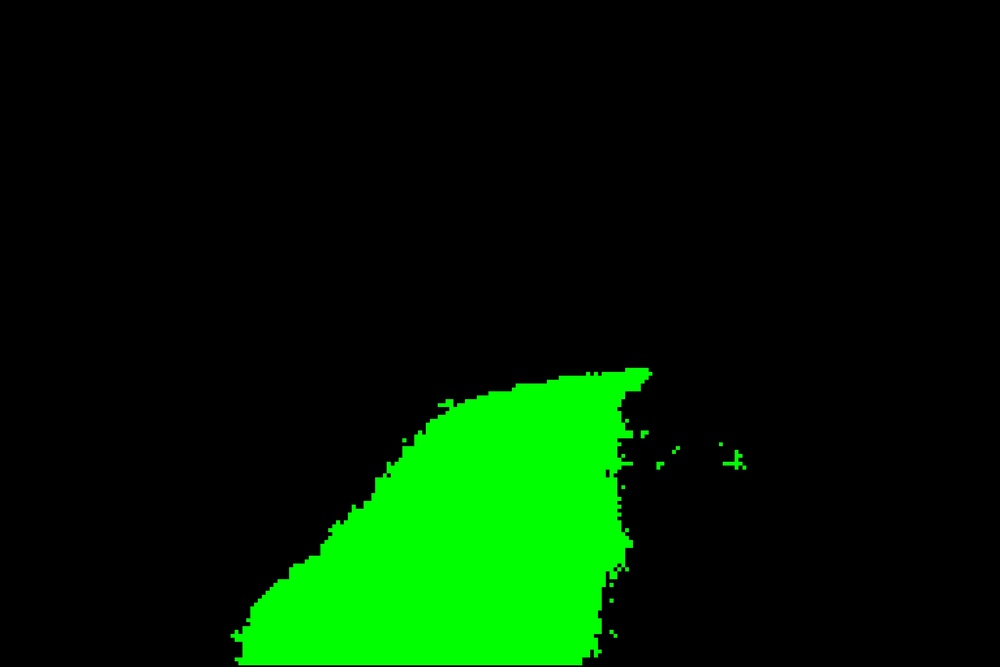
#> input picture Documents/Jelco/waypoint-generation/0_input/road_segmented_mask.jpg, 1000 x 667 px, shrunk from 2940 x 1960 before the run, found by its file name
$ python new_cl_extractor_backup.py
#> lines starting #> are read from the running program, lines starting #| are printed output that depends on the picture; after the words box and inside, x2 and y2 are one past the last pixel; in counts of white or black regions, pixels touching at a corner belong together
# Revert imports for the new approach
import cv2
import numpy as np
import pandas as pd
import matplotlib.pyplot as plt
from scipy.interpolate import CubicSpline
from skimage.morphology import remove_small_objects
from sklearn.linear_model import RANSACRegressor, LinearRegression
from sklearn.preprocessing import PolynomialFeatures
import os

# --- CONFIGURATION ---
INPUT_MASK_PATH = '0_input/road_segmented_mask.jpg'
OUTPUT_DIR = 'centerline_output'

# --- HELPER FUNCTIONS ---

def save_image_and_plot(data, filename, title, is_distance_map=False):
    """Saves a 2D array/image and a Matplotlib plot of the result."""
    full_path = os.path.join(OUTPUT_DIR, filename)

    data_to_save = data
    if is_distance_map and data.max() > 0:
        data_to_save = (data / data.max() * 255).astype(np.uint8)

    plt.figure(figsize=(10, 8))
    if data_to_save.ndim == 3:
        plt.imshow(cv2.cvtColor(data_to_save, cv2.COLOR_BGR2RGB))
    elif data_to_save.ndim == 2:
        plt.imshow(data_to_save, cmap='magma' if is_distance_map else 'gray')

    plt.title(title)
    plt.axis('off')
    plt.savefig(full_path.replace('.png', '.pdf'))
    plt.close()

    cv2.imwrite(full_path, data_to_save)
    print(f"Saved: {full_path}")


# 1. Pre-processing: Mask Refinement (Ultra-Aggressive Filtering)
def refine_mask(mask_image):
    """Applies morphological closing and aggressively removes small objects."""
    # Morphological closing to fill small gaps
    kernel = np.ones((7, 7), np.uint8)
    closed_mask = cv2.morphologyEx(mask_image, cv2.MORPH_CLOSE, kernel)

    boolean_mask = closed_mask > 0

    # FIX: Increased min_size to 10000. This should ensure only the main road component remains.
    cleaned_mask = remove_small_objects(boolean_mask, min_size=10000)

    refined_mask_img = (cleaned_mask * 255).astype(np.uint8)
    return refined_mask_img

# 2. Contour-based Extraction: Midpoint Averaging
def extract_centerline_midpoint(refined_mask):
    """Finds left/right boundaries and calculates centerlines as the midpoint average."""

    # Find the main contour (only external contours)
    contours, _ = cv2.findContours(refined_mask, cv2.RETR_EXTERNAL, cv2.CHAIN_APPROX_NONE)
    if not contours:
        print("Midpoint Extraction: No main contour found.")
        return None, np.zeros_like(refined_mask, dtype=np.uint8)

    # Assume the largest contour is the road
    main_contour = max(contours, key=cv2.contourArea)

    # Convert contour points to (X, Y) list
    points = main_contour.squeeze()
    if points.ndim != 2 or points.shape[0] < 2:
        print("Midpoint Extraction: Contour has too few points.")
        return None, np.zeros_like(refined_mask, dtype=np.uint8)

    # Prepare array to hold the boundary X coordinates for each Y row
    # We use the full height of the image
    height = refined_mask.shape[0]
    min_x_at_y = np.full(height, refined_mask.shape[1]) # Initialize to max width
    max_x_at_y = np.full(height, -1)                  # Initialize to -1

    # Map all contour points to their Y row, tracking the min/max X (left/right)
    for X, Y in points:
        min_x_at_y[Y] = min(min_x_at_y[Y], X)
        max_x_at_y[Y] = max(max_x_at_y[Y], X)

    # Find rows that actually have a mask (i.e., min_x < max_x)
    valid_rows = np.where(min_x_at_y <= max_x_at_y)[0]

    if len(valid_rows) == 0:
        print("Midpoint Extraction: No valid centerline rows found.")
        return None, np.zeros_like(refined_mask, dtype=np.uint8)

    # Calculate midpoint X for each valid Y row
    midpoint_X = (min_x_at_y[valid_rows] + max_x_at_y[valid_rows]) / 2.0
    midpoint_Y = valid_rows.astype(np.float64)

    # Combine coordinates: (row, col) format for RANSAC
    midpoint_coords = np.vstack((midpoint_Y, midpoint_X)).T

    # Visualization of midpoints (optional, useful for debugging)
    centerline_image = np.zeros_like(refined_mask, dtype=np.uint8)
    for Y, X in midpoint_coords:
        cv2.circle(centerline_image, (int(X), int(Y)), 1, 255, -1)

    print(f"Midpoint Extraction: Extracted {midpoint_coords.shape[0]} raw points.")
    return midpoint_coords, centerline_image


# 3. Post-processing: RANSAC and Spline Fitting (remains the same but uses dense midpoint input)
def smooth_centerline_ransac_spline(centerline_coords, mask_shape):
    """Applies RANSAC for outlier rejection, then fits a smooth cubic spline."""
    if centerline_coords.shape[0] < 5:
        print("Not enough centerline points for RANSAC/Spline.")
        return None, None

    # NOTE: centerline_coords is (Y_row, X_col) from midpoint extraction
    y_raw = centerline_coords[:, 0].reshape(-1, 1)
    X_raw = centerline_coords[:, 1]

    poly_features = PolynomialFeatures(degree=3)
    y_poly = poly_features.fit_transform(y_raw)

    # RANSAC will now clean up the midpoints, removing spurious points from the top
    ransac = RANSACRegressor(estimator=LinearRegression(), min_samples=2,
                             residual_threshold=2.0, max_trials=100)

    with np.errstate(invalid='ignore'):
        ransac.fit(y_poly, X_raw)

    inlier_mask = ransac.inlier_mask_
    inlier_y = y_raw[inlier_mask].flatten()
    inlier_X = X_raw[inlier_mask]

    # ... [rest of the spline logic remains identical] ...

    # Sort and remove duplicates for CubicSpline robustness
    sort_indices = np.argsort(inlier_y)
    inlier_y_sorted = inlier_y[sort_indices]
    inlier_X_sorted = inlier_X[sort_indices]

    unique_y_sorted, indices, counts = np.unique(inlier_y_sorted, return_index=True, return_counts=True)

    unique_X_list = []
    current_index = 0
    for count in counts:
        mean_X = np.mean(inlier_X_sorted[current_index:current_index + count])
        unique_X_list.append(mean_X)
        current_index += count

    unique_X_sorted = np.array(unique_X_list)

    if len(unique_y_sorted) < 4:
        print(f"Not enough unique inlier points ({len(unique_y_sorted)}) after cleaning for CubicSpline.")
        return None, None

    # Cubic Spline
    cs = CubicSpline(unique_y_sorted, unique_X_sorted, bc_type='natural')

    y_new = np.linspace(unique_y_sorted.min(), unique_y_sorted.max(), 50)
    X_new = cs(y_new)

    final_image = np.zeros(mask_shape, dtype=np.uint8)
    for X, y in zip(X_new, y_new):
        cv2.circle(final_image, (int(X), int(y)), 3, 255, -1)

    # Output as a list of (x_col, y_row) coordinates
    smooth_centerline_coords = np.vstack((X_new, y_new)).T

    return smooth_centerline_coords, final_image

# 4. Final Image Overlay
def overlay_centerline_on_mask(mask_image, smooth_centerline_coords):
    """Creates an RGB image with the mask in white and the centerline in blue."""
    overlay_image = cv2.cvtColor(mask_image, cv2.COLOR_GRAY2BGR)

    BLUE = (255, 0, 0)

    for i in range(1, len(smooth_centerline_coords)):
        pt1 = (int(smooth_centerline_coords[i-1][0]), int(smooth_centerline_coords[i-1][1]))
        pt2 = (int(smooth_centerline_coords[i][0]), int(smooth_centerline_coords[i][1]))
        cv2.line(overlay_image, pt1, pt2, BLUE, 2)

    return overlay_image

# --- MAIN EXECUTION ---
if __name__ == '__main__':
    os.makedirs(OUTPUT_DIR, exist_ok=True)

    if not os.path.exists(INPUT_MASK_PATH):
        mask_raw = cv2.imread('road_segmented_mask.jpg', cv2.IMREAD_COLOR)
        if mask_raw is None:
             print("Error: road_segmented_mask.jpg not found or could not be loaded.")
             exit()
        mask_binary = cv2.inRange(mask_raw, (0, 200, 0), (50, 255, 50))
    else:
        mask_raw = cv2.imread(INPUT_MASK_PATH, cv2.IMREAD_GRAYSCALE)
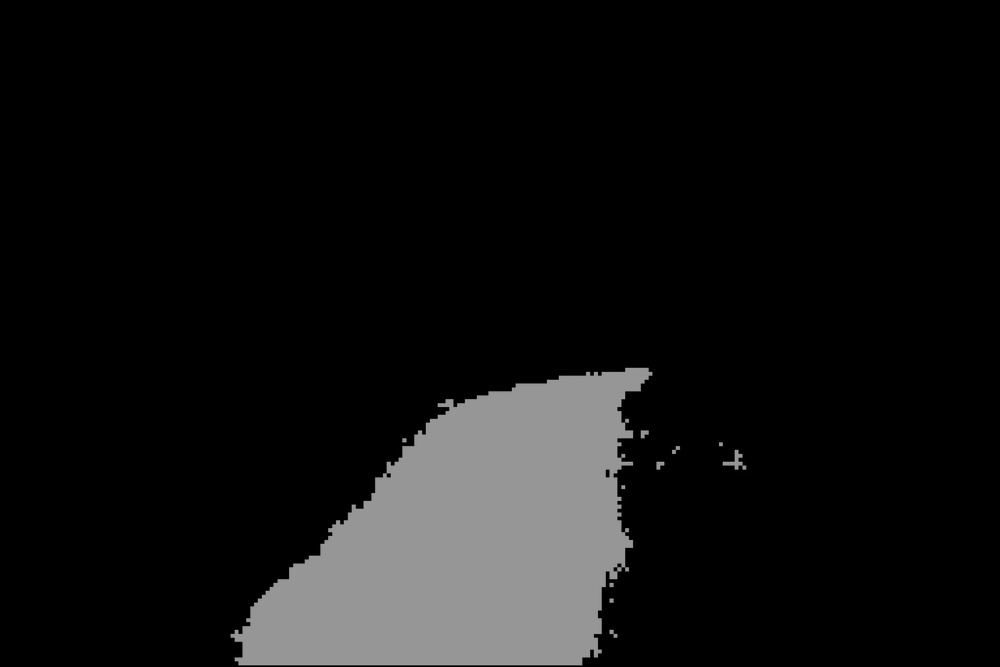
#> mask_raw: shape (667, 1000); min 0, max 163, mean 17.7
        _, mask_binary = cv2.threshold(mask_raw, 127, 255, cv2.THRESH_BINARY)
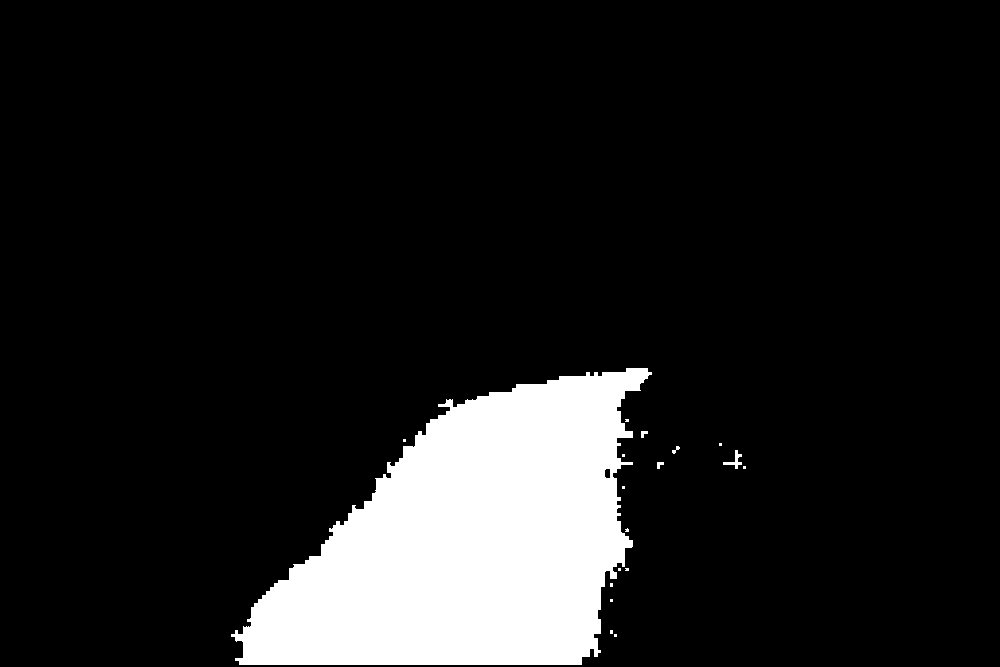
#> mask_binary: shape (667, 1000); 11.7% white; 18 white regions (13 under 20 px), largest, box (x1, y1, x2, y2) and area: (231, 368, 652, 665) 77621, (723, 450, 742, 469) 118, (641, 431, 648, 438) 33, (657, 462, 664, 469) 33, (672, 446, 680, 454) 28


    # --- STEP 1: PRE-PROCESSING (Ultra-Aggressive Filter) ---
    refined_mask = refine_mask(mask_binary)
#> in refine_mask, `closed_mask = cv2.morphologyEx(mask_image, cv2.MORPH_CLOSE, kernel)`:
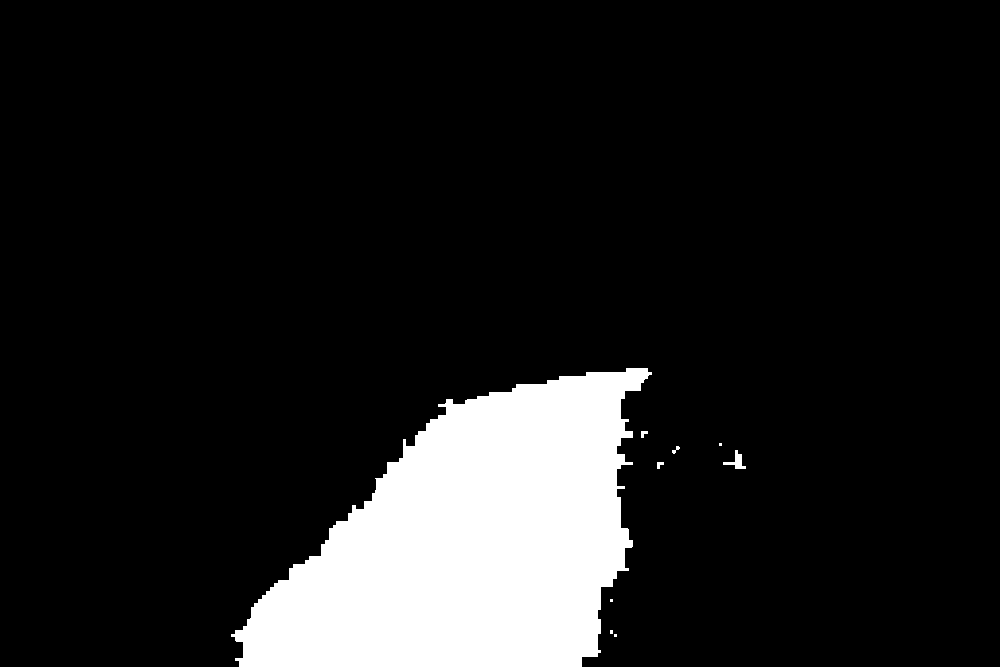
#> closed_mask: shape (667, 1000); 11.9% white; 9 white regions (4 under 20 px), largest, box (x1, y1, x2, y2) and area: (231, 368, 652, 667) 79082, (723, 450, 746, 469) 165, (641, 431, 648, 438) 33, (657, 462, 664, 469) 33, (672, 446, 680, 454) 28
#> in refine_mask, `cleaned_mask = remove_small_objects(boolean_mask, min_size=10000)`: cleaned_mask: shape (667, 1000) bool; 11.9% white; 1 white region, box (x1, y1, x2, y2) and area: (231, 368, 652, 667) 79082
#> in refine_mask, `refined_mask_img = (cleaned_mask * 255).astype(np.uint8)`: refined_mask_img: shape (667, 1000); 11.9% white; 1 white region
    save_image_and_plot(refined_mask, '01_refined_mask_ultra_aggressive.png', 'Step 1: Refined Road Mask (Ultra-Aggressive Filter)')

    # --- STEP 2: EXTRACTION (Contour Midpoints) ---
    centerline_coords, centerline_image = extract_centerline_midpoint(refined_mask)
#> in extract_centerline_midpoint, `contours, _ = cv2.findContours(refined_mask, cv2.RETR_EXTERNAL, cv2.CH..`: contours = 1 contour; box (x1, y1, x2, y2) and area: (231, 368, 652, 667) 78311
#> in extract_centerline_midpoint, `main_contour = max(contours, key=cv2.contourArea)`: main_contour = contour of 1540 points, box (x1, y1, x2, y2) (231, 368, 652, 667), area 78311
#> in extract_centerline_midpoint, `points = main_contour.squeeze()`: points = 1540 pairs, first value 231 to 651, second value 368 to 666
#> the loop in extract_centerline_midpoint, `for X, Y in points:` made 1540 passes
#> (X, Y) on passes 1 to 3: (626, 368), (626, 369), (626, 370)
#> after the loop in extract_centerline_midpoint, `for X, Y in points:`: max_x_at_y = 667 values, max 651 at index 372, min -1 at index 0, mean 275.9; min_x_at_y = 667 values, max 1000 at index 0, min 231 at index 634, mean 709.8
#> in extract_centerline_midpoint, `valid_rows = np.where(min_x_at_y <= max_x_at_y)[0]`: valid_rows = 299 values from 368 to 666
#> in extract_centerline_midpoint, `midpoint_X = (min_x_at_y[valid_rows] + max_x_at_y[valid_rows]) / 2.0`: midpoint_X = 299 values, max 636.5 at index 0, min 408 at index 290, mean 484.7
#> in extract_centerline_midpoint, `midpoint_Y = valid_rows.astype(np.float64)`: midpoint_Y = 299 values from 368 to 666
#> in extract_centerline_midpoint, `midpoint_coords = np.vstack((midpoint_Y, midpoint_X)).T`: midpoint_coords = 299 pairs, first value 368 to 666, second value 408 to 636.5
#> the loop in extract_centerline_midpoint, `for Y, X in midpoint_coords:` made 299 passes
#> X on passes 1 to 3: 636.5, 636.5, 636.5
#> after the loop in extract_centerline_midpoint, `for Y, X in midpoint_coords:`:
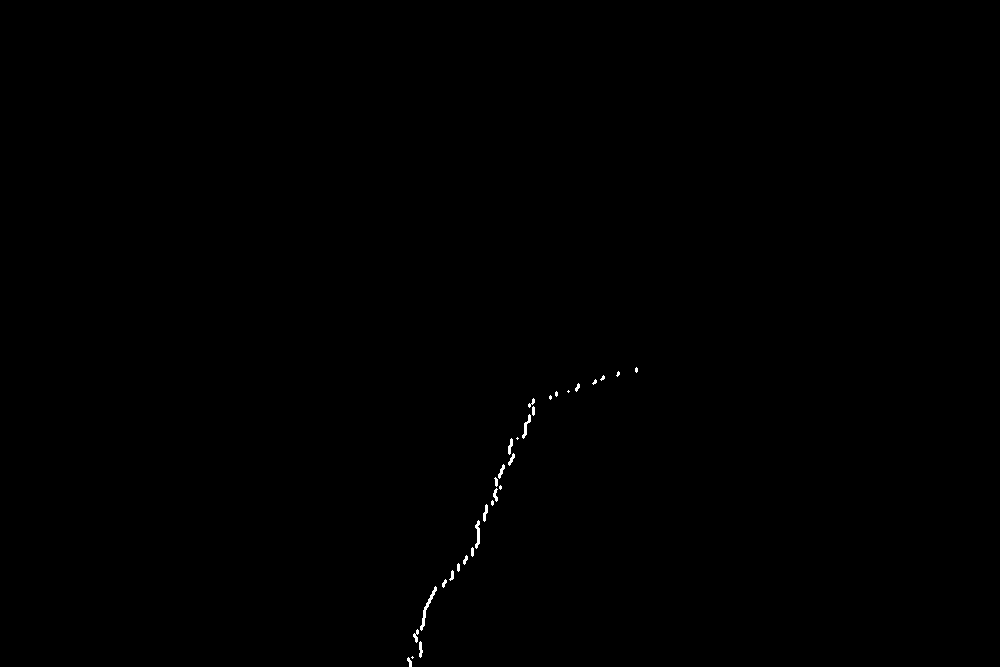
#> centerline_image: shape (667, 1000); 0.15% white; 31 white regions (11 under 20 px), largest, box (x1, y1, x2, y2) and area: (420, 586, 437, 631) 143, (475, 520, 480, 549) 89, (522, 414, 531, 439) 77
#| Midpoint Extraction: Extracted 299 raw points.
#> centerline_coords has the same summary as midpoint_coords in extract_centerline_midpoint
    save_image_and_plot(centerline_image, '02_extracted_midpoints.png', 'Step 2: Raw Centerline Points via Contour Midpoints')

    # --- STEP 3 & 4: POST-PROCESSING & OVERLAY (remain unchanged) ---
    if centerline_coords is not None:
        smooth_coords, final_image = smooth_centerline_ransac_spline(centerline_coords, mask_binary.shape)
#> in smooth_centerline_ransac_spline, `y_raw = centerline_coords[:, 0].reshape(-1, 1)`: y_raw = 299 values from 368 to 666
#> in smooth_centerline_ransac_spline, `X_raw = centerline_coords[:, 1]`: X_raw has the same summary as midpoint_X in extract_centerline_midpoint
#> in smooth_centerline_ransac_spline, `y_poly = poly_features.fit_transform(y_raw)`: y_poly = 299 rows, first 6: [1, 368, 135424, 49836032], [1, 369, 136161, 50243409], [1, 370, 136900, 50653000], [1, 371, 137641, 51064811], [1, 372, 138384, 51478848], [1, 373, 139129, 51895117]
#> in smooth_centerline_ransac_spline, `inlier_y = y_raw[inlier_mask].flatten()`: inlier_y = 86 values from 439 to 636
#> in smooth_centerline_ransac_spline, `inlier_X = X_raw[inlier_mask]`: inlier_X = 86 values, max 511.5 at index 0, min 414 at index 83, mean 477.7
#> in smooth_centerline_ransac_spline, `sort_indices = np.argsort(inlier_y)`: sort_indices = 86 values from 0 to 85
#> in smooth_centerline_ransac_spline, `inlier_y_sorted = inlier_y[sort_indices]`: inlier_y_sorted = 86 values from 439 to 636
#> in smooth_centerline_ransac_spline, `inlier_X_sorted = inlier_X[sort_indices]`: inlier_X_sorted has the same summary as inlier_X
#> in smooth_centerline_ransac_spline, `unique_y_sorted, indices, counts = np.unique(inlier_y_sorted, return_i..`: indices = 86 values from 0 to 85; counts = 86 values from 1 to 1
#> the loop in smooth_centerline_ransac_spline, `for count in counts:` made 86 passes
#> mean_X on passes 1 to 12: 511.5, 511.5, 511.5, 511.5, 511.5, 511.5, 511.5, 509.5, 509.5, 509.5, 509.5, 509.5
#> after the loop in smooth_centerline_ransac_spline, `for count in counts:`: current_index = 86; unique_X_list has the same summary as inlier_X
#> in smooth_centerline_ransac_spline, `unique_X_sorted = np.array(unique_X_list)`: unique_X_sorted has the same summary as inlier_X
#> in smooth_centerline_ransac_spline, `X_new = cs(y_new)`: X_new = 50 values, max 511.5 at index 0, min 414 at index 49, mean 468.5
#> the loop in smooth_centerline_ransac_spline, `for X, y in zip(X_new, y_new):` made 50 passes
#> (X, y) on passes 1 to 12: (511.5, 439), (511.5, 443), (509.5, 447), (509.5, 451.1), (508.9, 455.1), (506.4, 459.1), (503.9, 463.1), (503.6, 467.1), (501.5, 471.2), (499.5, 475.2), (497.5, 479.2), (496, 483.2)
#> after the loop in smooth_centerline_ransac_spline, `for X, y in zip(X_new, y_new):`:
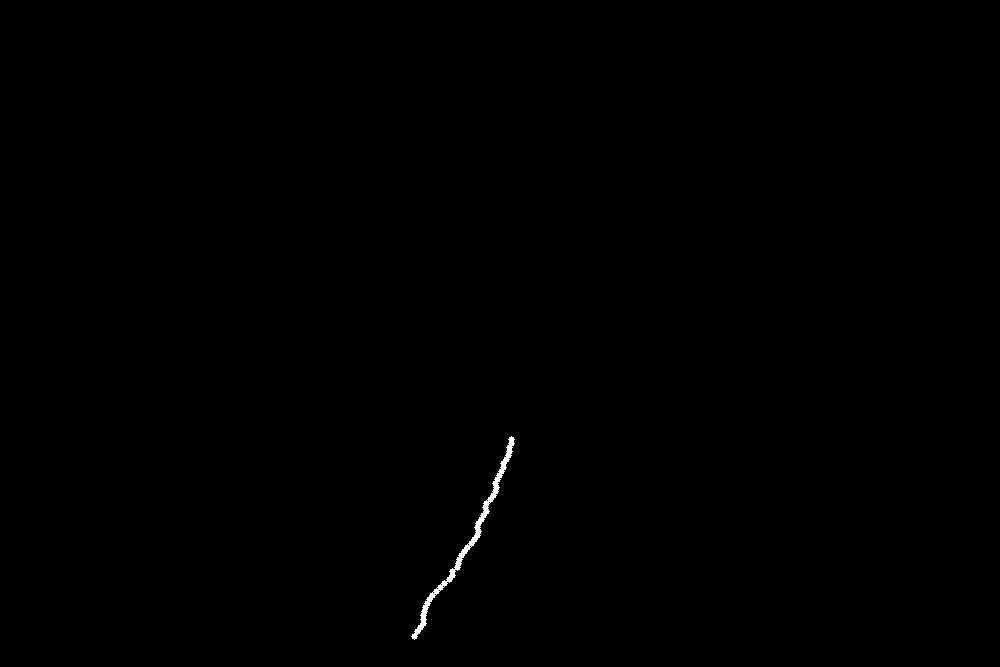
#> final_image: shape (667, 1000); 0.19% white; 1 white region, box (x1, y1, x2, y2) and area: (411, 436, 515, 640) 1252
#> in smooth_centerline_ransac_spline, `smooth_centerline_coords = np.vstack((X_new, y_new)).T`: smooth_centerline_coords = 50 pairs, first value 414 to 511.5, second value 439 to 636
#> smooth_coords has the same summary as smooth_centerline_coords in smooth_centerline_ransac_spline

        if smooth_coords is not None:
            save_image_and_plot(final_image, '03_final_smooth_centerline_midpoint.png', 'Step 3: Final Centerline (Midpoint + RANSAC + Spline)')

            # Save coordinates and overlay image...
            df_coords = pd.DataFrame(smooth_coords, columns=['x_col', 'y_row'])
#> df_coords = table of 50 rows and 2 columns
            coords_path = os.path.join(OUTPUT_DIR, '03_final_centerline_coords_midpoint.csv')
            df_coords.to_csv(coords_path, index=False)

            overlay_image = overlay_centerline_on_mask(refined_mask, smooth_coords)
#> the loop in overlay_centerline_on_mask, `for i in range(1, len(smooth_centerline_coords)):` made 49 passes
#> (pt1, pt2) on passes 1 to 12: ((511, 439), (511, 443)), ((511, 443), (509, 447)), ((509, 447), (509, 451)), ((509, 451), (508, 455)), ((508, 455), (506, 459)), ((506, 459), (503, 463)), ((503, 463), (503, 467)), ((503, 467), (501, 471)), ((501, 471), (499, 475)), ((499, 475), (497, 479)), ((497, 479), (495, 483)), ((495, 483), (496, 487))
#> after the loop in overlay_centerline_on_mask, `for i in range(1, len(smooth_centerline_coords)):`:
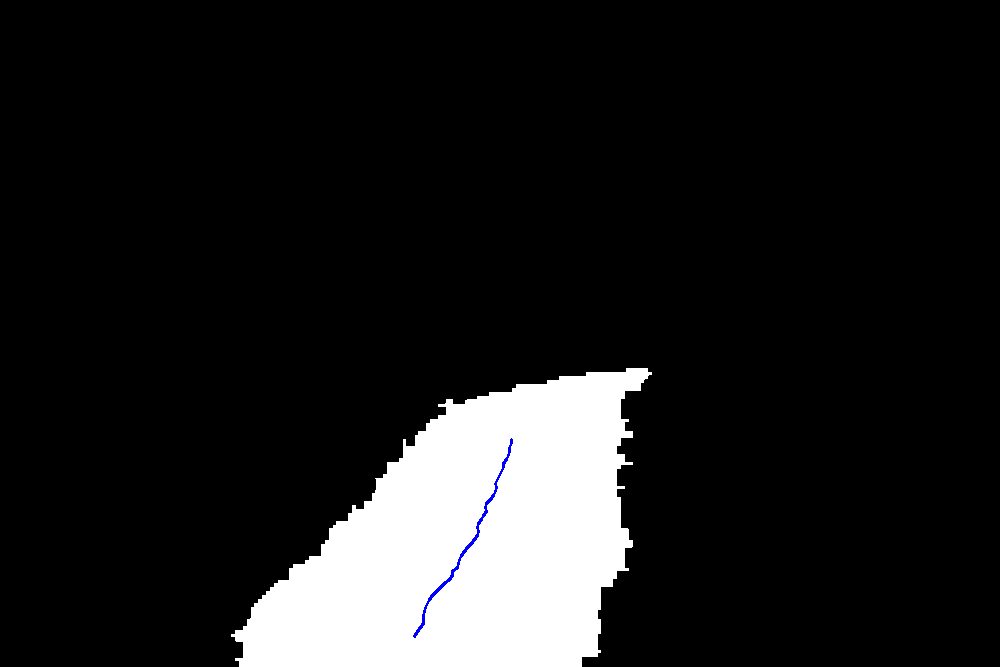
#> overlay_image: shape (667, 1000, 3); mean B, G, R 30.2, 30, 30
            save_image_and_plot(overlay_image, '04_mask_with_centerline_overlay_midpoint.png', 'Step 4: Final Centerline Overlay (Contour Midpoint Fixed)')

            print("\n✅ Pipeline complete. Switching to Contour Midpoints should provide a perfectly centered line.")
        else:
            print("\n❌ Pipeline stopped: RANSAC/Spline failed on midpoint data.")
    else:
        print("\n❌ Pipeline stopped: Contour extraction failed.")
